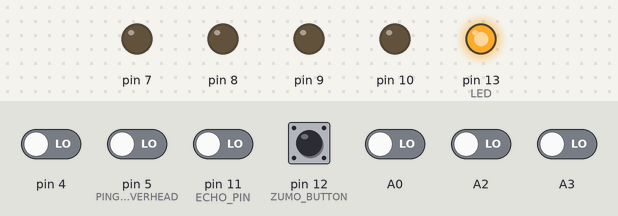
The sketch below on a simulated Arduino Uno, built with avr-gcc and run on an emulated ATmega328P. Shown: output pins drawn as LEDs (lit = HIGH). Dashed ring = blinking. Inputs (shaded band) come from the test bench; at power-on: pin 12 (ZUMO_BUTTON) HIGH, A0, A2, A3, pin 4, pin 5 (PING_OVERHEAD), pin 11 (ECHO_PIN) LOW. Pins used as bus, display or sensor lines are not drawn; what the sketch prints to the serial monitor is not drawn.

Above: at 0.8 s.
0.9 s: pin 12 (ZUMO_BUTTON) pulled LOW for 0.15 s
At 2.3 s:
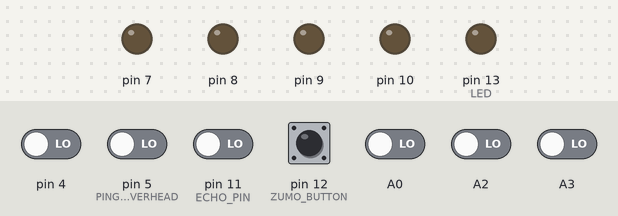
4.0 s: pin 4 driven HIGH
7.0 s: pin 5 (PING_OVERHEAD) driven HIGH
At 9.5 s:
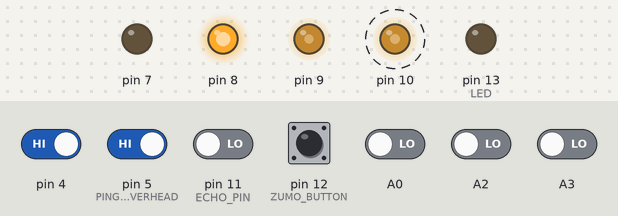
10.0 s: pin 5 (PING_OVERHEAD) driven LOW
At 11.25 s:
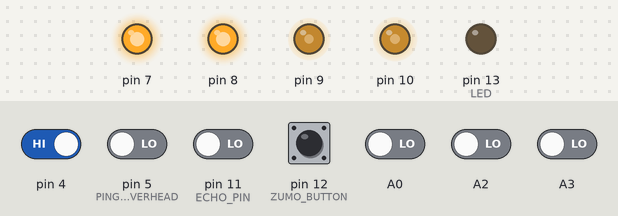
Timing chart, 0 to 17.0 s (numbered marks = the images above; inputs shaded):
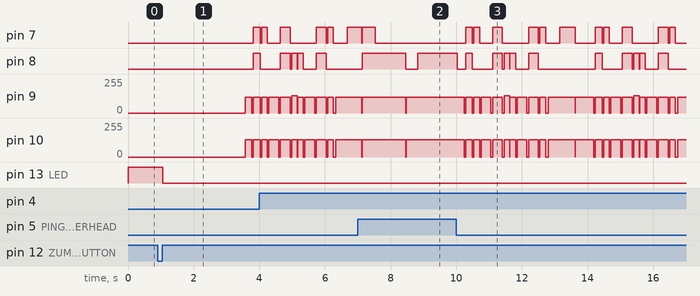

Measured:
- after the input at 0.9 s, pin 7, pin 8: LOW → HIGH after 2.9 s; pin 9: 0/255 → 119/255 after 2.7 s; pin 10: 0/255 → 128/255 after 2.7 s; pin 13 (LED): HIGH → LOW after 0.16 s
- after the input at 7.0 s, pin 8: LOW → HIGH after 0.14 s, → LOW 1.3 s later, → HIGH 0.37 s later
- after the input at 10.0 s, pin 8: HIGH → LOW at once, → HIGH 0.26 s later, → LOW 0.20 s later, → HIGH 0.62 s later, … (21 changes in this stretch)

The sketch:

SearchDroidZUMOASSIGNMENT.ino
```cpp
#include <ZumoBuzzer.h>
#include <ZumoMotors.h>
#include <Pushbutton.h>
#include <QTRSensors.h>
#include <ZumoReflectanceSensorArray.h>
#include <SoftwareSerial.h>
#include <NewPing.h>

 SoftwareSerial xbee(2, 3);
#define LED 13

#define TRIGGER_PIN  12  // Arduino pin tied to trigger pin on the ultrasonic sensor.
#define ECHO_PIN     11  // Arduino pin tied to echo pin on the ultrasonic sensor.
#define MAX_DISTANCE 200 // Maximum distance we want to ping for (in centimeters). Maximum sensor distance is rated at 400-500cm.


NewPing sonar(TRIGGER_PIN, ECHO_PIN, MAX_DISTANCE);

// this might need to be tuned for different lighting conditions, surfaces, etc.
#define QTR_THRESHOLD  1200 // microseconds

// these might need to be tuned for different motor types
#define REVERSE_SPEED     100 // 0 is stopped, 400 is full speed
#define TURN_SPEED        100
#define FORWARD_SPEED     70
#define REVERSE_DURATION  100 // ms
#define TURN_DURATION     100 // ms
#define forward 0
int Right_line = 0; // if there is line on the right side
int Left_line = 0; // if there is line on the right side
int Returningtobase = 0;
int Secondrightturn = 0;
int Rightroom = 0;// Indentifies if the Right Room
int Leftroom = 0;// Indentifies if the Right Room
int Home = 0; // if it is the second dead end

ZumoBuzzer buzzer;
ZumoMotors motors;
Pushbutton button(ZUMO_BUTTON); // pushbutton on pin 12


#define NUM_SENSORS 6
unsigned int sensor_values[NUM_SENSORS];

ZumoReflectanceSensorArray sensors(QTR_NO_EMITTER_PIN);

void waitForButtonAndCountDown()
{
  digitalWrite(LED, HIGH);
  button.waitForButton();
  digitalWrite(LED, LOW);

   for (int i = 0; i < 3; i++)
  {
    delay(500);
    buzzer.playNote(NOTE_G(3), 200, 15);
  }
  delay(500);
  buzzer.playNote(NOTE_G(4), 500, 15);
  delay(500);

}


////////////////////////////////////////////////////
void Reverseifallblack() // check whether there is are black lines on front and turns 360 degree
{


sensors.read(sensor_values);

if (sensor_values[5]  > QTR_THRESHOLD && sensor_values[0] > QTR_THRESHOLD)
  {
    // if both sensor detects line, turn around

     motors.setSpeeds(-200, -187);
    delay(400);
     motors.setSpeeds(-200, 187);
    delay(920);
    Returningtobase = 1;
    motors.setSpeeds(0, 0);
    delay(20);
    Home + 1;
  }
}


//////////////////////////////////////////////////


void setup()
  {
        // uncomment if necessary to correct motor directions
         //motors.flipLeftMotor(true);
        //motors.flipRightMotor(true);

         pinMode(LED, HIGH);
         Serial.begin(9600);
         xbee.begin(9600);
         waitForButtonAndCountDown();
  }

void loop()
  {
      Serial.begin(9600);
       if (button.isPressed())
        {
      // if button is pressed, stop and wait for another press to go again
        motors.setSpeeds(0, 0);
        button.waitForRelease();
      // waitForButtonAndCountDown();
        }


       Reverseifallblack();

      while (Home<2)
      {

        sensors.read(sensor_values);
        if (sensor_values[5]  > QTR_THRESHOLD && sensor_values[0] > QTR_THRESHOLD)
        {
           // if both sensor detects line, turn around
            if (Home<2)
            {
             motors.setSpeeds(-200, 187);
             delay(200);
            //  motors.setSpeeds(REVERSE_SPEED, -REVERSE_SPEED);
              delay(200);
            //  motors.setSpeeds(400, -400);
              delay(200);

             motors.setSpeeds(200, -187);
             }else{motors.setSpeeds(0, 0); }
             Home+1;
         } else
          {

//////////////////////////////////////////////////////
  sensors.read(sensor_values);
  Reverseifallblack();
 motors.setSpeeds(200, 187);
 delay(200);
 motors.setSpeeds(0, 0); delay(50);

Reverseifallblack();
motors.setSpeeds(-200, -187);
delay(200);
 motors.setSpeeds(0, 0); delay(50);

/////////////////////////////////////////////////////

  motors.setSpeeds(200, -187);
  delay(170);

  motors.setSpeeds(0, 0); delay(50);

  motors.setSpeeds(200, 186);
  delay(295);

  motors.setSpeeds(0, 0); delay(50);

 sensors.read(sensor_values);

if (sensor_values[5] > QTR_THRESHOLD) { Right_line = 1 ; }
motors.setSpeeds(0, 0);
sensors.read(sensor_values);
if (sensor_values[5] > QTR_THRESHOLD) { Right_line = 1 ; }
Serial.print(  sensor_values[5] );
  Serial.print("left");
  Serial.print(  Right_line );

 motors.setSpeeds(-200, -187);
 delay(295);
 motors.setSpeeds(0, 0); delay(50);

Reverseifallblack();
motors.setSpeeds(-200, 200);
 delay(170);

 motors.setSpeeds(0, 0);
  delay(10);
  /////////////////////////////////////////////////////////


 motors.setSpeeds(-200, 187);
 delay(170);
  motors.setSpeeds(0, 0); delay(50);
 motors.setSpeeds(200, 187);
  delay(295);
  motors.setSpeeds(0, 0); delay(50);

  sensors.read(sensor_values);
  if (sensor_values[0] > QTR_THRESHOLD) { Left_line = 1 ; }
 Serial.print( sensor_values[0]);

   Serial.print("Left");
 Serial.print( Left_line);


 sensors.read(sensor_values);
  if (sensor_values[0] > QTR_THRESHOLD) { Left_line = 1 ; }

 motors.setSpeeds(-200, -187);
 delay(295);
 motors.setSpeeds(0, 0); delay(50);

motors.setSpeeds(200, -187);
 delay(170);
  motors.setSpeeds(0, 0);delay(50);

/////////////////////////////////////////////////////////


if(Left_line == 1 && Right_line == 1)
{
  xbee.println( "Zumo is moving forward few steps");
  motors.setSpeeds(200, 185);
  delay(350);
  motors.setSpeeds(0, 0);delay(50);
  Reverseifallblack();
  Left_line = 0 ;
  Right_line = 0;

} else if (Left_line == 1 && Right_line == 0){
   xbee.println( "Zumo is Turning Right ");
   Rightroom = 1;
   Reverseifallblack();
   motors.setSpeeds(200, 185);
   Reverseifallblack();
  delay(350);
  motors.setSpeeds(200, -185);

  if (Secondrightturn == 0 ) {
delay(440);
Secondrightturn = 1;
  }else{
     if (Returningtobase == 0){
    delay(460);
     }else{delay(470);}
  }
  motors.setSpeeds(0, 0);
delay(10);
Left_line = 0 ;
Right_line = 0;
Reverseifallblack();
 motors.setSpeeds(200, 185);

 if (Returningtobase == 0){

 delay(3000);

}else{


  delay(350); }


  }else if (Left_line == 0 && Right_line == 1){
    xbee.println( "Zumo is Turning Left ");
Leftroom = 1;
Reverseifallblack();
  motors.setSpeeds(200, 185);
  Reverseifallblack();
  delay(300);
  motors.setSpeeds(-200, 185);
delay(350);
  motors.setSpeeds(200, 200);
delay(200);
Reverseifallblack();
Left_line = 0 ;
Right_line = 0;
  }


  else if (Left_line == 0 && Right_line == 0){
xbee.println( "Zumo has entered into a room and scanning for a object  ");
  motors.setSpeeds(200, 185);
  delay(300);
  motors.setSpeeds(-150, 140);


//////////////////////////////////\\\\\\\\\\\\\\\\\\\\\\\\\\\\\\\\\\\\\\\\\\\\\\\\\\\\\\\\\\
//Checking if there is a physical object using ultrasonic sensor

for (int x= 0; x < 30; x++) {

delay(100);      // Wait 50ms between pings (about 20 pings/sec). 29ms should be the shortest delay between pings.
  Serial.print("Ping: ");
  Serial.print(sonar.ping_cm()); // Send ping, get distance in cm and print result (0 = outside set distance range)
  Serial.println("cm");
  if( sonar.ping_cm() > 2 && sonar.ping_cm() < 15){
  Serial.println("found");
  xbee.println( "found object");
  }
}


////////////////////////////////////
delay(1400);


  motors.setSpeeds(0, 0);
delay(50);
motors.setSpeeds(200, 185);
delay(600);


if (Rightroom ==1) {
motors.setSpeeds(200, -185);}else{ motors.setSpeeds(-200, 185); }


delay(460);
motors.setSpeeds(0, 0);
delay(50);
Reverseifallblack();
Left_line = 0 ;
Right_line = 0;
Rightroom = 0;
Leftroom = 0;
motors.setSpeeds(200, 187);
delay(300);
motors.setSpeeds(0, 0);
delay(50);

  } /* else if (Left_line == 1 && Right_line == 1){

   /
     motors.setSpeeds(-200, 185);
    delay(200);
  //  motors.setSpeeds(REVERSE_SPEED, -REVERSE_SPEED);
    delay(200);
 //  motors.setSpeeds(400, -400);
    delay(200);
    motors.setSpeeds(200, -185);

  }*/
Left_line = 0 ;
Right_line = 0;

}}
 // motors.setSpeeds(0, 0);

}
```

NewPing.h
```cpp
// (licence header left out)
#ifndef NewPing_h
#define NewPing_h

#if defined (ARDUINO) && ARDUINO >= 100
	#include <Arduino.h>
#else
	#include <WProgram.h>
	#include <pins_arduino.h>
#endif

#if defined (__AVR__)
	#include <avr/io.h>
	#include <avr/interrupt.h>
#endif

// Shouldn't need to change these values unless you have a specific need to do so.
#define MAX_SENSOR_DISTANCE 500 // Maximum sensor distance can be as high as 500cm, no reason to wait for ping longer than sound takes to travel this distance and back. Default=500
#define US_ROUNDTRIP_CM 57      // Microseconds (uS) it takes sound to travel round-trip 1cm (2cm total), uses integer to save compiled code space. Default=57
#define US_ROUNDTRIP_IN 146     // Microseconds (uS) it takes sound to travel round-trip 1 inch (2 inches total), uses integer to save compiled code space. Defalult=146
#define ONE_PIN_ENABLED true    // Set to "false" to disable one pin mode which saves around 14-26 bytes of binary size. Default=true
#define ROUNDING_ENABLED false  // Set to "true" to enable distance rounding which also adds 64 bytes to binary size. Default=false
#define URM37_ENABLED false     // Set to "true" to enable support for the URM37 sensor in PWM mode. Default=false
#define TIMER_ENABLED true      // Set to "false" to disable the timer ISR (if getting "__vector_7" compile errors set this to false). Default=true

// Probably shouldn't change these values unless you really know what you're doing.
#define NO_ECHO 0               // Value returned if there's no ping echo within the specified MAX_SENSOR_DISTANCE or max_cm_distance. Default=0
#define MAX_SENSOR_DELAY 5800   // Maximum uS it takes for sensor to start the ping. Default=5800
#define ECHO_TIMER_FREQ 24      // Frequency to check for a ping echo (every 24uS is about 0.4cm accuracy). Default=24
#define PING_MEDIAN_DELAY 29000 // Microsecond delay between pings in the ping_median method. Default=29000
#define PING_OVERHEAD 5         // Ping overhead in microseconds (uS). Default=5
#define PING_TIMER_OVERHEAD 13  // Ping timer overhead in microseconds (uS). Default=13
#if URM37_ENABLED == true
	#undef  US_ROUNDTRIP_CM
	#undef  US_ROUNDTRIP_IN
	#define US_ROUNDTRIP_CM 50    // Every 50uS PWM signal is low indicates 1cm distance. Default=50
	#define US_ROUNDTRIP_IN 127   // If 50uS is 1cm, 1 inch would be 127uS (50 x 2.54 = 127). Default=127
#endif

// Conversion from uS to distance (round result to nearest cm or inch).
#define NewPingConvert(echoTime, conversionFactor) (max(((unsigned int)echoTime + conversionFactor / 2) / conversionFactor, (echoTime ? 1 : 0)))

// Detect non-AVR microcontrollers (Teensy 3.x, Arduino DUE, etc.) and don't use port registers or timer interrupts as required.
#if (defined (__arm__) && defined (TEENSYDUINO))
	#undef  PING_OVERHEAD
	#define PING_OVERHEAD 1
	#undef  PING_TIMER_OVERHEAD
	#define PING_TIMER_OVERHEAD 1
#elif !defined (__AVR__)
	#undef  PING_OVERHEAD
	#define PING_OVERHEAD 1
	#undef  PING_TIMER_OVERHEAD
	#define PING_TIMER_OVERHEAD 1
	#undef  TIMER_ENABLED
	#define TIMER_ENABLED false
#endif

// Disable the timer interrupts when using ATmega128 and all ATtiny microcontrollers.
#if defined (__AVR_ATmega128__) || defined(__AVR_ATtiny24__) || defined(__AVR_ATtiny44__) || defined(__AVR_ATtiny84__) || defined(__AVR_ATtiny25__) || defined(__AVR_ATtiny45__) || defined(__AVR_ATtiny85__) || defined(__AVR_ATtiny261__) || defined(__AVR_ATtiny461__) || defined(__AVR_ATtiny861__) || defined(__AVR_ATtiny43U__)
	#undef  TIMER_ENABLED
	#define TIMER_ENABLED false
#endif

// Define timers when using ATmega8 microcontrollers.
#if defined (__AVR_ATmega8__)
	#define OCR2A OCR2
	#define TIMSK2 TIMSK
	#define OCIE2A OCIE2
#endif

class NewPing {
	public:
		NewPing(uint8_t trigger_pin, uint8_t echo_pin, unsigned int max_cm_distance = MAX_SENSOR_DISTANCE);
		unsigned int ping();
		unsigned long ping_cm();
		unsigned long ping_in();
		unsigned long ping_median(uint8_t it = 5);
		unsigned int convert_cm(unsigned int echoTime);
		unsigned int convert_in(unsigned int echoTime);
#if TIMER_ENABLED == true
		void ping_timer(void (*userFunc)(void));
		boolean check_timer();
		unsigned long ping_result;
		static void timer_us(unsigned int frequency, void (*userFunc)(void));
		static void timer_ms(unsigned long frequency, void (*userFunc)(void));
		static void timer_stop();
#endif
	private:
		boolean ping_trigger();
#if TIMER_ENABLED == true
		boolean ping_trigger_timer(unsigned int trigger_delay);
		boolean ping_wait_timer();
		static void timer_setup();
		static void timer_ms_cntdwn();
#endif
		uint8_t _triggerBit;
		uint8_t _echoBit;
		volatile uint8_t *_triggerOutput;
		volatile uint8_t *_echoInput;
		volatile uint8_t *_triggerMode;
		unsigned int _maxEchoTime;
		unsigned long _max_time;
};


#endif
```

Pushbutton.h
```cpp
/*! \file Pushbutton.h
 *
 * See the Pushbutton class reference for more information about this library.
 *
 * \class Pushbutton Pushbutton.h
 * \brief Read button presses and releases with debouncing
 *
 */

#ifndef Pushbutton_h
#define Pushbutton_h

#include <Arduino.h>

#define ZUMO_BUTTON 12

#define PULL_UP_DISABLED    0
#define PULL_UP_ENABLED     1

#define DEFAULT_STATE_LOW   0
#define DEFAULT_STATE_HIGH  1

class Pushbutton
{
  public:

    // constructor; takes arguments specifying whether to enable internal pull-up
    // and the default state of the pin that the button is connected to
    Pushbutton(unsigned char pin, unsigned char pullUp = PULL_UP_ENABLED, unsigned char defaultState = DEFAULT_STATE_HIGH);

    // wait for button to be pressed, released, or pressed and released
    void waitForPress();
    void waitForRelease();
    void waitForButton();

    // indicates whether button is currently pressed
    boolean isPressed();

    // more complex functions that return true once for each button transition
    // from released to pressed or pressed to released
    boolean getSingleDebouncedPress();
    boolean getSingleDebouncedRelease();

  private:

    unsigned char _pin;
    unsigned char _pullUp;
    unsigned char _defaultState;
    unsigned char gsdpState;
    unsigned char gsdrState;
    unsigned int gsdpPrevTimeMillis;
    unsigned int gsdrPrevTimeMillis;
    boolean initialized;

    inline void init()
    {
      if (!initialized)
      {
        initialized = true;
        init2();
      }
    }

    // initializes I/O pin for use as button input
    void init2();

    boolean _isPressed();
};

#endif
```

ZumoMotors.h
```cpp
/*! \file ZumoMotors.h
 *
 * See the ZumoMotors class reference for more information about this library.
 *
 * \class ZumoMotors ZumoMotors.h
 * \brief Control motor speed and direction
 *
 */

#ifndef ZumoMotors_h
#define ZumoMotors_h

#include <Arduino.h>

class ZumoMotors
{
  public:

    // constructor (doesn't do anything)
    ZumoMotors();

    // enable/disable flipping of motors
    static void flipLeftMotor(boolean flip);
    static void flipRightMotor(boolean flip);

    // set speed for left, right, or both motors
    static void setLeftSpeed(int speed);
    static void setRightSpeed(int speed);
    static void setSpeeds(int leftSpeed, int rightSpeed);

  private:

    static inline void init()
    {
      static boolean initialized = false;

      if (!initialized)
      {
        initialized = true;
        init2();
      }
    }

    // initializes timer1 for proper PWM generation
    static void init2();
};

#endif
```

Source omitted: QTRSensors.h (11104 bytes), ZumoBuzzer.h (15502 bytes), moReflectanceSensorArray.h (18573 bytes)
